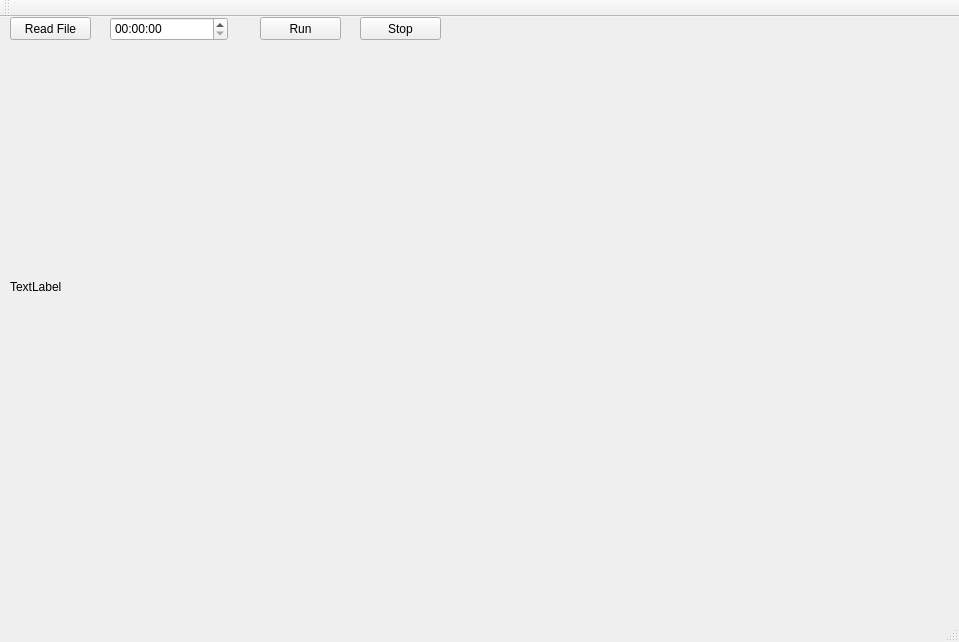
<?xml version="1.0" encoding="UTF-8"?>
<ui version="4.0">
 <class>MainWindow</class>
 <widget class="QMainWindow" name="MainWindow">
  <property name="geometry">
   <rect>
    <x>0</x>
    <y>0</y>
    <width>959</width>
    <height>642</height>
   </rect>
  </property>
  <property name="windowTitle">
   <string>MainWindow</string>
  </property>
  <widget class="QWidget" name="centralWidget">
   <widget class="QPushButton" name="ButtonRead">
    <property name="geometry">
     <rect>
      <x>10</x>
      <y>0</y>
      <width>81</width>
      <height>23</height>
     </rect>
    </property>
    <property name="text">
     <string>Read File</string>
    </property>
   </widget>
   <widget class="QTimeEdit" name="timeEdit">
    <property name="geometry">
     <rect>
      <x>110</x>
      <y>0</y>
      <width>118</width>
      <height>24</height>
     </rect>
    </property>
    <property name="displayFormat">
     <string>HH:mm:ss</string>
    </property>
   </widget>
   <widget class="QPushButton" name="buttonRun">
    <property name="geometry">
     <rect>
      <x>260</x>
      <y>0</y>
      <width>81</width>
      <height>23</height>
     </rect>
    </property>
    <property name="text">
     <string>Run</string>
    </property>
   </widget>
   <widget class="QLabel" name="labelOutput">
    <property name="geometry">
     <rect>
      <x>10</x>
      <y>30</y>
      <width>640</width>
      <height>480</height>
     </rect>
    </property>
    <property name="text">
     <string>TextLabel</string>
    </property>
   </widget>
   <widget class="QPushButton" name="pushButton">
    <property name="geometry">
     <rect>
      <x>360</x>
      <y>0</y>
      <width>81</width>
      <height>23</height>
     </rect>
    </property>
    <property name="text">
     <string>Stop</string>
    </property>
   </widget>
  </widget>
  <widget class="QMenuBar" name="menuBar">
   <property name="geometry">
    <rect>
     <x>0</x>
     <y>0</y>
     <width>959</width>
     <height>20</height>
    </rect>
   </property>
  </widget>
  <widget class="QToolBar" name="mainToolBar">
   <attribute name="toolBarArea">
    <enum>TopToolBarArea</enum>
   </attribute>
   <attribute name="toolBarBreak">
    <bool>false</bool>
   </attribute>
  </widget>
  <widget class="QStatusBar" name="statusBar"/>
 </widget>
 <layoutdefault spacing="6" margin="11"/>
 <resources/>
 <connections>
  <connection>
   <sender>buttonRun</sender>
   <signal>clicked()</signal>
   <receiver>MainWindow</receiver>
   <slot>run()</slot>
   <hints>
    <hint type="sourcelabel">
     <x>323</x>
     <y>48</y>
    </hint>
    <hint type="destinationlabel">
     <x>893</x>
     <y>49</y>
    </hint>
   </hints>
  </connection>
  <connection>
   <sender>ButtonRead</sender>
   <signal>clicked()</signal>
   <receiver>MainWindow</receiver>
   <slot>readFile()</slot>
   <hints>
    <hint type="sourcelabel">
     <x>63</x>
     <y>48</y>
    </hint>
    <hint type="destinationlabel">
     <x>887</x>
     <y>136</y>
    </hint>
   </hints>
  </connection>
  <connection>
   <sender>pushButton</sender>
   <signal>clicked()</signal>
   <receiver>MainWindow</receiver>
   <slot>Stop()</slot>
   <hints>
    <hint type="sourcelabel">
     <x>421</x>
     <y>51</y>
    </hint>
    <hint type="destinationlabel">
     <x>896</x>
     <y>228</y>
    </hint>
   </hints>
  </connection>
 </connections>
 <slots>
  <slot>run()</slot>
  <slot>readFile()</slot>
  <slot>Stop()</slot>
 </slots>
</ui>
